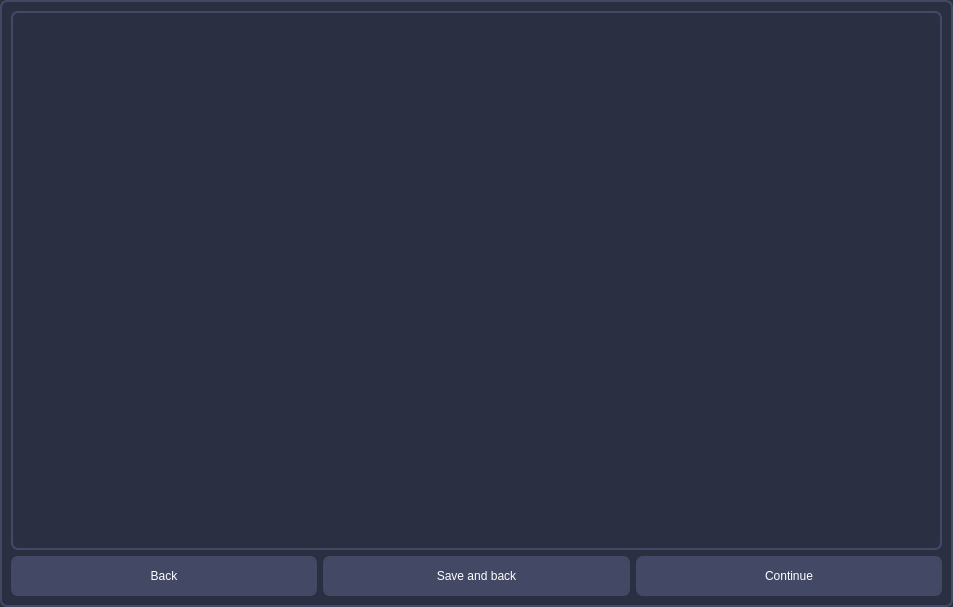
<?xml version="1.0" encoding="UTF-8"?>
<ui version="4.0">
 <class>Form</class>
 <widget class="QWidget" name="Form">
  <property name="geometry">
   <rect>
    <x>0</x>
    <y>0</y>
    <width>953</width>
    <height>607</height>
   </rect>
  </property>
  <property name="windowTitle">
   <string>Form</string>
  </property>
  <property name="styleSheet">
   <string notr="true">border: 2px solid #434965;
border-radius: 7px;
background-color: #2A2F41;</string>
  </property>
  <layout class="QGridLayout" name="gridLayout">
   <item row="0" column="0">
    <layout class="QVBoxLayout" name="verticalLayout">
     <item>
      <widget class="QFrame" name="frame">
       <property name="minimumSize">
        <size>
         <width>0</width>
         <height>500</height>
        </size>
       </property>
       <property name="frameShape">
        <enum>QFrame::StyledPanel</enum>
       </property>
       <property name="frameShadow">
        <enum>QFrame::Raised</enum>
       </property>
      </widget>
     </item>
     <item>
      <layout class="QHBoxLayout" name="horizontalLayout">
       <item>
        <widget class="QPushButton" name="pushButton">
         <property name="minimumSize">
          <size>
           <width>0</width>
           <height>40</height>
          </size>
         </property>
         <property name="styleSheet">
          <string notr="true">background-color: #434965;
color: rgb(255, 255, 255);
font: 75 11pt &quot;MS Sans Serif&quot;;</string>
         </property>
         <property name="text">
          <string>Back</string>
         </property>
        </widget>
       </item>
       <item>
        <widget class="QPushButton" name="pushButton_3">
         <property name="minimumSize">
          <size>
           <width>0</width>
           <height>40</height>
          </size>
         </property>
         <property name="styleSheet">
          <string notr="true">background-color: #434965;
color: rgb(255, 255, 255);
font: 75 11pt &quot;MS Sans Serif&quot;;</string>
         </property>
         <property name="text">
          <string>Save and back</string>
         </property>
        </widget>
       </item>
       <item>
        <widget class="QPushButton" name="pushButton_2">
         <property name="minimumSize">
          <size>
           <width>0</width>
           <height>40</height>
          </size>
         </property>
         <property name="styleSheet">
          <string notr="true">background-color: #434965;
color: rgb(255, 255, 255);
font: 75 11pt &quot;MS Sans Serif&quot;;</string>
         </property>
         <property name="text">
          <string>Continue</string>
         </property>
        </widget>
       </item>
      </layout>
     </item>
    </layout>
   </item>
  </layout>
 </widget>
 <resources/>
 <connections/>
</ui>
